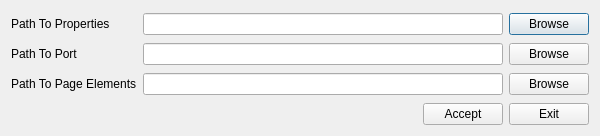
<?xml version="1.0" encoding="UTF-8"?>
<ui version="4.0">
 <class>ProjectSettings</class>
 <widget class="QDialog" name="ProjectSettings">
  <property name="geometry">
   <rect>
    <x>0</x>
    <y>0</y>
    <width>600</width>
    <height>136</height>
   </rect>
  </property>
  <property name="windowTitle">
   <string>ProjectSettings</string>
  </property>
  <layout class="QHBoxLayout" name="horizontalLayout">
   <item>
    <layout class="QVBoxLayout" name="verticalLayout">
     <item>
      <layout class="QHBoxLayout" name="horizontalLayout_2">
       <item>
        <spacer name="verticalSpacer">
         <property name="orientation">
          <enum>Qt::Vertical</enum>
         </property>
         <property name="sizeHint" stdset="0">
          <size>
           <width>0</width>
           <height>40</height>
          </size>
         </property>
        </spacer>
       </item>
       <item>
        <layout class="QGridLayout" name="gridLayout">
         <item row="2" column="0">
          <widget class="QLabel" name="label_3">
           <property name="text">
            <string>Path To Page Elements</string>
           </property>
          </widget>
         </item>
         <item row="0" column="0">
          <widget class="QLabel" name="label">
           <property name="text">
            <string>Path To Properties</string>
           </property>
          </widget>
         </item>
         <item row="0" column="1">
          <widget class="QLineEdit" name="path_to_properties"/>
         </item>
         <item row="1" column="0">
          <widget class="QLabel" name="label_2">
           <property name="text">
            <string>Path To Port</string>
           </property>
          </widget>
         </item>
         <item row="1" column="1">
          <widget class="QLineEdit" name="path_to_port"/>
         </item>
         <item row="2" column="1">
          <widget class="QLineEdit" name="path_to_elements_meta"/>
         </item>
         <item row="0" column="2">
          <widget class="QPushButton" name="browse_properties">
           <property name="text">
            <string>Browse</string>
           </property>
          </widget>
         </item>
         <item row="1" column="2">
          <widget class="QPushButton" name="browse_port">
           <property name="text">
            <string>Browse</string>
           </property>
          </widget>
         </item>
         <item row="2" column="2">
          <widget class="QPushButton" name="browse_page_elements">
           <property name="text">
            <string>Browse</string>
           </property>
          </widget>
         </item>
        </layout>
       </item>
      </layout>
     </item>
     <item>
      <layout class="QHBoxLayout" name="horizontalLayout_3">
       <item>
        <spacer name="horizontalSpacer">
         <property name="orientation">
          <enum>Qt::Horizontal</enum>
         </property>
         <property name="sizeHint" stdset="0">
          <size>
           <width>40</width>
           <height>20</height>
          </size>
         </property>
        </spacer>
       </item>
       <item>
        <widget class="QPushButton" name="accept">
         <property name="text">
          <string>Accept</string>
         </property>
        </widget>
       </item>
       <item>
        <widget class="QPushButton" name="exit">
         <property name="text">
          <string>Exit</string>
         </property>
        </widget>
       </item>
      </layout>
     </item>
    </layout>
   </item>
  </layout>
 </widget>
 <layoutdefault spacing="6" margin="11"/>
 <resources/>
 <connections/>
</ui>
